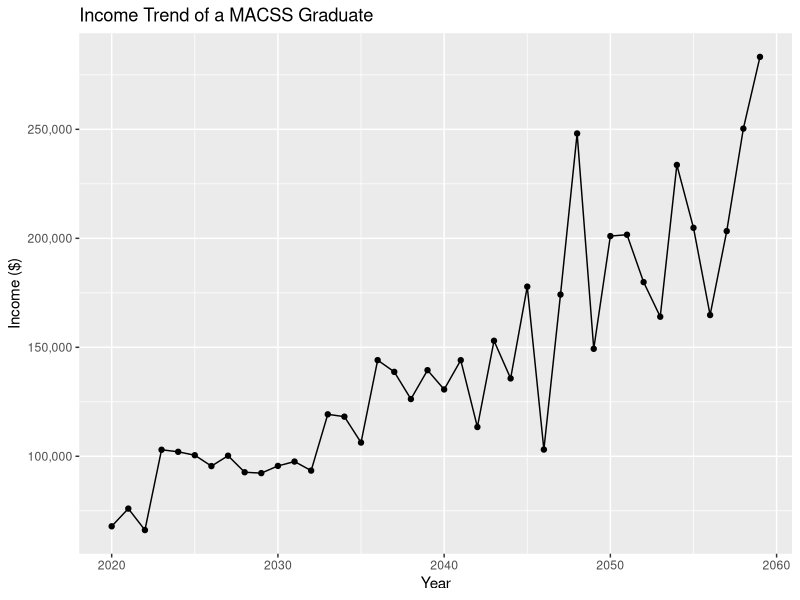
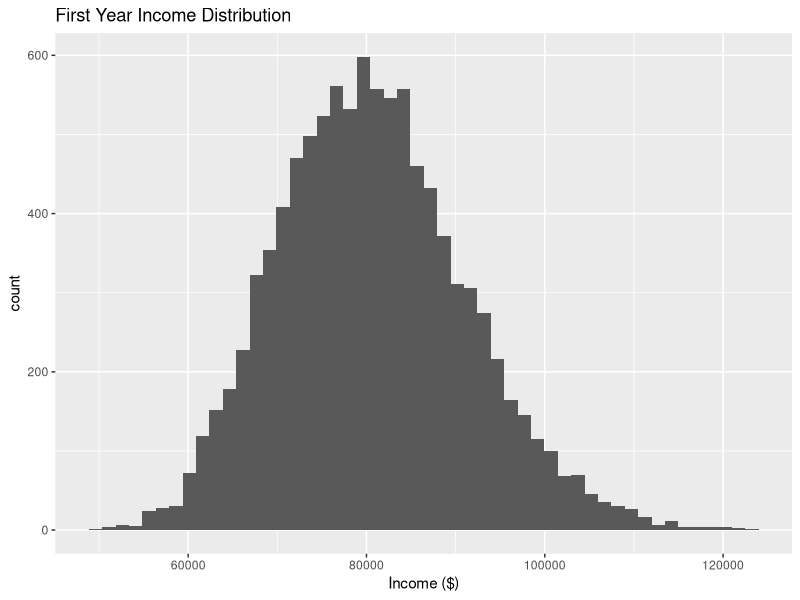
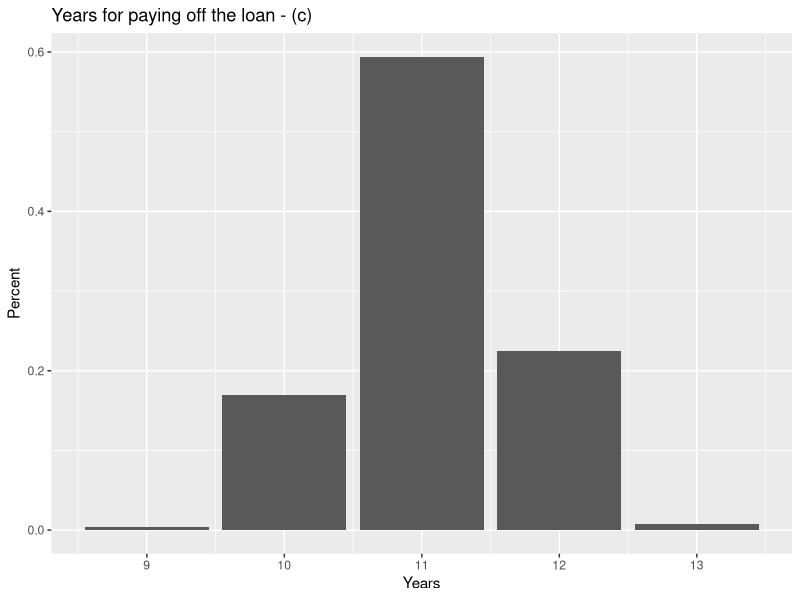
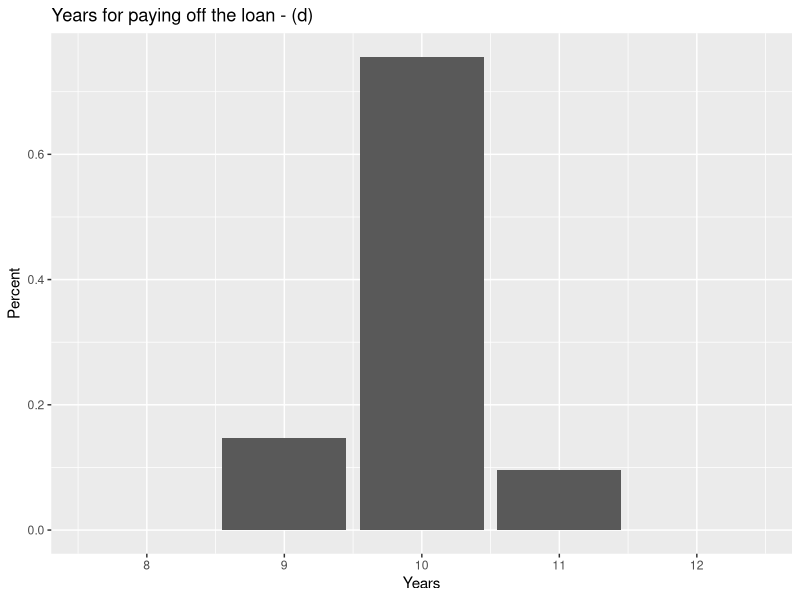

Reproduce these figures in R, in order.
## ---- chunk 1
knitr::opts_chunk$set(echo = F, warning = F, message = F, fig.width=7, fig.height=3)
library(ggplot2)
library(tidyverse)
library(scales)
## ---- chunk 2
#initial values 
rho <- 0.4
sigma <- 0.13
g <- 0.025
inc0 <- 80000

#function for generating 40 random errors
errors_40 <- function(sig){
  err <- rnorm(40, 0 , sig)
  err
}

#function for generating income
gen_inc <- function(g, rho, sigma, init_inc){
  errors <- errors_40(sigma)
  inc_40y <- vector(length = 40)
  inc_40y[1] <- log(init_inc) + errors[1]
  t <- 1
  while (t <= 39){
      inc <- (1-rho)*(log(init_inc) + g*(t)) + rho*inc_40y[t] + errors[t + 1]
      inc_40y[t + 1] <- inc
      t <- t + 1
  }
  inc_40y
}

#function for simulation
income_sim <- function(g, rho, sigma, init_inc, num_sim){
  inc_list <- vector("list", num_sim)
  # generate 10,000 sets 
  i <- 1
  while (i <= 10000){
    inc_list[[i]] <- gen_inc(g, rho, sigma, init_inc)
    i <- i + 1
  }
  inc_list
}

#generate 10,000 simulation
inc_list <- income_sim(g, rho, sigma, inc0, 10000)

#draw one random path and make a graph
x <- 2020:2059
ran_int <- sample(1:10000, 1) 
y <- inc_list[[ran_int]]
df_a <- as.tibble(cbind(x,y))

#create a graph
df_a %>%
  ggplot(aes(x,exp(y))) + geom_line() + geom_point() + 
  xlab("Year") + ylab("Income ($)") + 
  ggtitle("Income Trend of a MACSS Graduate") + 
  scale_y_continuous(labels=comma)
## ---- chunk 3
b_incomes <- vector(length = 10000)
k <- 1
while (k <= 10000){
  b_incomes[k] <- exp(inc_list[[k]][1])
    k <- k + 1
}
b_incomes <- as.tibble(b_incomes)
b_incomes %>%
  ggplot(aes(x = value)) + geom_histogram(bins = 50) +
  ggtitle("First Year Income Distribution") + xlab("Income ($)")

#more than 100,000
b_1 <- b_incomes %>%
  filter(value > 100000) %>%
  summarize(n = n()/10000)

#more than 100,000
b_2 <- b_incomes %>%
  filter(value < 70000) %>%
  summarize(n = n()/10000)
## ---- chunk 4
#debt_payoff calculator
debt_cal <- function(debt_input, inc_list, incom_percent){
  result <- vector(length = 10000)
  j <- 1
  while (j <= 10000){
    year <- 0
    incomes <- exp(inc_list[[j]])
    k <- 0
    debt <- debt_input
    while (debt > 0){
      k <- k + 1
      debt <- debt - incomes[k] * 0.1
      result[j] <- k
    }
    j <- j + 1
  }
  result
}

debt_years <- debt_cal(95000, inc_list, 0.1)
df_debt <- as.tibble(debt_years)

df_debt %>%
  ggplot(aes(x = value)) + geom_bar(aes(y = (..count..)/sum(..count..))) +
  xlab("Years") + ylab("Percent") + ggtitle("Years for paying off the loan - (c) ")

c_1 <- df_debt %>%
  filter(value <= 10) %>%
  summarize(n = n() / 10000)
## ---- chunk 5
inc_list_2 <- income_sim(g, 0.17, sigma, 90000, 10000)
debt_years_re <- debt_cal(95000, inc_list_2, 0.1)
df_debt_re <- as.tibble(debt_years_re)

df_debt_re %>%
  ggplot(aes(x = value)) + geom_bar(aes(y = (..count..)/sum(..count..))) +
  xlab("Years") + ylab("Percent") + ggtitle("Years for paying off the loan - (d)")

d_1 <- df_debt_re %>%
  filter(value <= 10) %>%
  summarize(n = n() / 10000)
